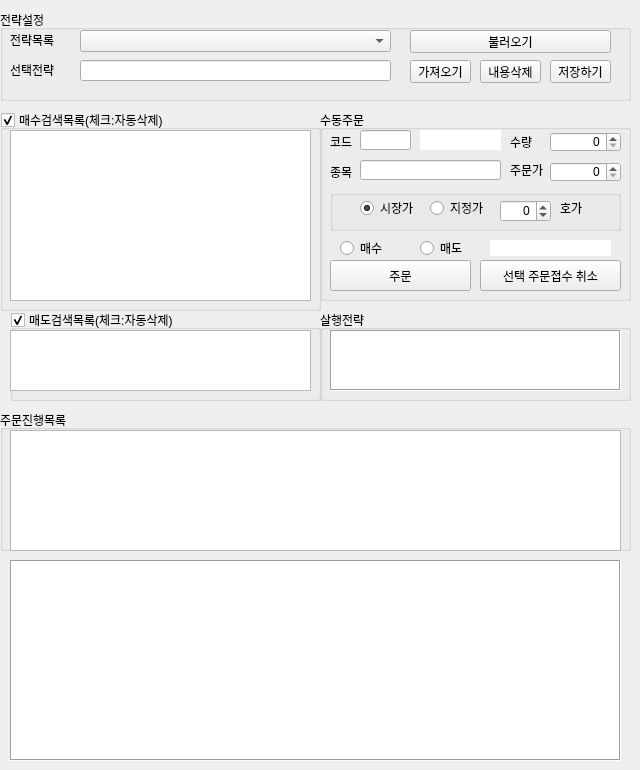
    <widget class="QWidget" name="tab_6">
     <attribute name="title">
      <string>전략설정</string>
     </attribute>
     <widget class="QGroupBox" name="gbxBuyCheck">
      <property name="geometry">
       <rect>
        <x>0</x>
        <y>110</y>
        <width>321</width>
        <height>201</height>
       </rect>
      </property>
      <property name="title">
       <string>매수검색목록(체크:자동삭제)</string>
      </property>
      <property name="checkable">
       <bool>true</bool>
      </property>
      <widget class="QTableWidget" name="tblConditionBuy">
       <property name="geometry">
        <rect>
         <x>10</x>
         <y>20</y>
         <width>301</width>
         <height>171</height>
        </rect>
       </property>
       <property name="sizeAdjustPolicy">
        <enum>QAbstractScrollArea::AdjustToContents</enum>
       </property>
       <property name="editTriggers">
        <set>QAbstractItemView::NoEditTriggers</set>
       </property>
       <property name="sortingEnabled">
        <bool>false</bool>
       </property>
      </widget>
     </widget>
     <widget class="QGroupBox" name="groupBox_18">
      <property name="geometry">
       <rect>
        <x>0</x>
        <y>410</y>
        <width>631</width>
        <height>141</height>
       </rect>
      </property>
      <property name="title">
       <string>주문진행목록</string>
      </property>
      <widget class="QTableWidget" name="tblReceiptList">
       <property name="geometry">
        <rect>
         <x>10</x>
         <y>20</y>
         <width>611</width>
         <height>121</height>
        </rect>
       </property>
       <property name="sizeAdjustPolicy">
        <enum>QAbstractScrollArea::AdjustToContents</enum>
       </property>
       <property name="editTriggers">
        <set>QAbstractItemView::NoEditTriggers</set>
       </property>
       <property name="sortingEnabled">
        <bool>false</bool>
       </property>
      </widget>
     </widget>
     <widget class="QGroupBox" name="groupBox_22">
      <property name="geometry">
       <rect>
        <x>0</x>
        <y>10</y>
        <width>631</width>
        <height>91</height>
       </rect>
      </property>
      <property name="title">
       <string>전략설정</string>
      </property>
      <widget class="QPushButton" name="btnTabLoadStrategy">
       <property name="geometry">
        <rect>
         <x>410</x>
         <y>20</y>
         <width>201</width>
         <height>23</height>
        </rect>
       </property>
       <property name="text">
        <string>불러오기</string>
       </property>
      </widget>
      <widget class="QComboBox" name="cbTabStrategy">
       <property name="geometry">
        <rect>
         <x>80</x>
         <y>20</y>
         <width>311</width>
         <height>22</height>
        </rect>
       </property>
      </widget>
      <widget class="QLabel" name="label_106">
       <property name="geometry">
        <rect>
         <x>10</x>
         <y>20</y>
         <width>51</width>
         <height>20</height>
        </rect>
       </property>
       <property name="text">
        <string>전략목록</string>
       </property>
       <property name="alignment">
        <set>Qt::AlignLeading|Qt::AlignLeft|Qt::AlignVCenter</set>
       </property>
      </widget>
      <widget class="QLineEdit" name="ledCurrStrategy">
       <property name="geometry">
        <rect>
         <x>80</x>
         <y>50</y>
         <width>311</width>
         <height>21</height>
        </rect>
       </property>
       <property name="styleSheet">
        <string notr="true">color:red</string>
       </property>
       <property name="text">
        <string/>
       </property>
       <property name="readOnly">
        <bool>true</bool>
       </property>
      </widget>
      <widget class="QLabel" name="label_107">
       <property name="geometry">
        <rect>
         <x>10</x>
         <y>50</y>
         <width>51</width>
         <height>20</height>
        </rect>
       </property>
       <property name="text">
        <string>선택전략</string>
       </property>
       <property name="alignment">
        <set>Qt::AlignLeading|Qt::AlignLeft|Qt::AlignVCenter</set>
       </property>
      </widget>
      <widget class="QPushButton" name="btnGetStrategy">
       <property name="geometry">
        <rect>
         <x>410</x>
         <y>50</y>
         <width>61</width>
         <height>23</height>
        </rect>
       </property>
       <property name="text">
        <string>가져오기</string>
       </property>
      </widget>
      <widget class="QPushButton" name="btnSaveStrategy">
       <property name="geometry">
        <rect>
         <x>550</x>
         <y>50</y>
         <width>61</width>
         <height>23</height>
        </rect>
       </property>
       <property name="text">
        <string>저장하기</string>
       </property>
      </widget>
      <widget class="QPushButton" name="btnClearStrategy">
       <property name="geometry">
        <rect>
         <x>480</x>
         <y>50</y>
         <width>61</width>
         <height>23</height>
        </rect>
       </property>
       <property name="text">
        <string>내용삭제</string>
       </property>
      </widget>
     </widget>
     <widget class="QGroupBox" name="gbxSellCheck">
      <property name="geometry">
       <rect>
        <x>10</x>
        <y>310</y>
        <width>311</width>
        <height>91</height>
       </rect>
      </property>
      <property name="title">
       <string>매도검색목록(체크:자동삭제)</string>
      </property>
      <property name="checkable">
       <bool>true</bool>
      </property>
      <widget class="QTableWidget" name="tblConditionSell">
       <property name="geometry">
        <rect>
         <x>0</x>
         <y>20</y>
         <width>301</width>
         <height>61</height>
        </rect>
       </property>
       <property name="sizeAdjustPolicy">
        <enum>QAbstractScrollArea::AdjustToContents</enum>
       </property>
       <property name="editTriggers">
        <set>QAbstractItemView::NoEditTriggers</set>
       </property>
       <property name="sortingEnabled">
        <bool>false</bool>
       </property>
      </widget>
     </widget>
     <widget class="QGroupBox" name="groupBox_19">
      <property name="geometry">
       <rect>
        <x>320</x>
        <y>110</y>
        <width>311</width>
        <height>191</height>
       </rect>
      </property>
      <property name="title">
       <string>수동주문</string>
      </property>
      <widget class="QLineEdit" name="leTrCode">
       <property name="geometry">
        <rect>
         <x>40</x>
         <y>20</y>
         <width>51</width>
         <height>20</height>
        </rect>
       </property>
      </widget>
      <widget class="QLineEdit" name="leTrName">
       <property name="geometry">
        <rect>
         <x>40</x>
         <y>50</y>
         <width>141</width>
         <height>20</height>
        </rect>
       </property>
       <property name="readOnly">
        <bool>true</bool>
       </property>
      </widget>
      <widget class="QRadioButton" name="rbTrBuy">
       <property name="geometry">
        <rect>
         <x>20</x>
         <y>130</y>
         <width>51</width>
         <height>16</height>
        </rect>
       </property>
       <property name="text">
        <string>매수</string>
       </property>
      </widget>
      <widget class="QRadioButton" name="rbTrSell">
       <property name="geometry">
        <rect>
         <x>100</x>
         <y>130</y>
         <width>51</width>
         <height>16</height>
        </rect>
       </property>
       <property name="text">
        <string>매도</string>
       </property>
       <property name="checked">
        <bool>false</bool>
       </property>
      </widget>
      <widget class="QPushButton" name="btnTrOrder">
       <property name="geometry">
        <rect>
         <x>10</x>
         <y>150</y>
         <width>141</width>
         <height>31</height>
        </rect>
       </property>
       <property name="text">
        <string>주문</string>
       </property>
      </widget>
      <widget class="QLabel" name="label_4">
       <property name="geometry">
        <rect>
         <x>10</x>
         <y>24</y>
         <width>31</width>
         <height>16</height>
        </rect>
       </property>
       <property name="text">
        <string>코드</string>
       </property>
      </widget>
      <widget class="QLabel" name="label_17">
       <property name="geometry">
        <rect>
         <x>10</x>
         <y>54</y>
         <width>31</width>
         <height>16</height>
        </rect>
       </property>
       <property name="text">
        <string>종목</string>
       </property>
      </widget>
      <widget class="QSpinBox" name="spbTrPrice">
       <property name="geometry">
        <rect>
         <x>230</x>
         <y>52</y>
         <width>71</width>
         <height>20</height>
        </rect>
       </property>
       <property name="alignment">
        <set>Qt::AlignRight|Qt::AlignTrailing|Qt::AlignVCenter</set>
       </property>
       <property name="maximum">
        <number>9999999</number>
       </property>
       <property name="singleStep">
        <number>5000</number>
       </property>
      </widget>
      <widget class="QLabel" name="label_25">
       <property name="geometry">
        <rect>
         <x>190</x>
         <y>52</y>
         <width>41</width>
         <height>16</height>
        </rect>
       </property>
       <property name="text">
        <string>주문가</string>
       </property>
      </widget>
      <widget class="QGroupBox" name="groupBox_23">
       <property name="enabled">
        <bool>true</bool>
       </property>
       <property name="geometry">
        <rect>
         <x>10</x>
         <y>80</y>
         <width>291</width>
         <height>41</height>
        </rect>
       </property>
       <property name="title">
        <string/>
       </property>
       <property name="flat">
        <bool>false</bool>
       </property>
       <property name="checkable">
        <bool>false</bool>
       </property>
       <widget class="QRadioButton" name="rbTrLimit">
        <property name="geometry">
         <rect>
          <x>100</x>
          <y>10</y>
          <width>61</width>
          <height>16</height>
         </rect>
        </property>
        <property name="text">
         <string>지정가</string>
        </property>
       </widget>
       <widget class="QRadioButton" name="rbTrMarket">
        <property name="geometry">
         <rect>
          <x>30</x>
          <y>10</y>
          <width>61</width>
          <height>16</height>
         </rect>
        </property>
        <property name="text">
         <string>시장가</string>
        </property>
        <property name="checked">
         <bool>true</bool>
        </property>
       </widget>
       <widget class="QLabel" name="label_36">
        <property name="geometry">
         <rect>
          <x>230</x>
          <y>10</y>
          <width>31</width>
          <height>16</height>
         </rect>
        </property>
        <property name="text">
         <string>호가</string>
        </property>
       </widget>
       <widget class="QSpinBox" name="spbTrHoga">
        <property name="geometry">
         <rect>
          <x>170</x>
          <y>10</y>
          <width>51</width>
          <height>22</height>
         </rect>
        </property>
        <property name="alignment">
         <set>Qt::AlignRight|Qt::AlignTrailing|Qt::AlignVCenter</set>
        </property>
        <property name="showGroupSeparator" stdset="0">
         <bool>true</bool>
        </property>
        <property name="minimum">
         <number>-15</number>
        </property>
        <property name="maximum">
         <number>15</number>
        </property>
        <property name="singleStep">
         <number>1</number>
        </property>
       </widget>
      </widget>
      <widget class="QPushButton" name="btnTrCancel">
       <property name="geometry">
        <rect>
         <x>160</x>
         <y>150</y>
         <width>141</width>
         <height>31</height>
        </rect>
       </property>
       <property name="text">
        <string>선택 주문접수 취소</string>
       </property>
      </widget>
      <widget class="QLineEdit" name="leTrStrategy">
       <property name="geometry">
        <rect>
         <x>100</x>
         <y>20</y>
         <width>81</width>
         <height>20</height>
        </rect>
       </property>
       <property name="frame">
        <bool>false</bool>
       </property>
       <property name="alignment">
        <set>Qt::AlignCenter</set>
       </property>
       <property name="readOnly">
        <bool>true</bool>
       </property>
      </widget>
      <widget class="QLineEdit" name="leTrCancelKey">
       <property name="geometry">
        <rect>
         <x>170</x>
         <y>130</y>
         <width>121</width>
         <height>16</height>
        </rect>
       </property>
       <property name="frame">
        <bool>false</bool>
       </property>
       <property name="alignment">
        <set>Qt::AlignCenter</set>
       </property>
       <property name="readOnly">
        <bool>true</bool>
       </property>
      </widget>
      <widget class="QLabel" name="label_6">
       <property name="geometry">
        <rect>
         <x>190</x>
         <y>24</y>
         <width>31</width>
         <height>16</height>
        </rect>
       </property>
       <property name="text">
        <string>수량</string>
       </property>
      </widget>
      <widget class="QSpinBox" name="spbTrQty">
       <property name="geometry">
        <rect>
         <x>230</x>
         <y>22</y>
         <width>71</width>
         <height>20</height>
        </rect>
       </property>
       <property name="alignment">
        <set>Qt::AlignRight|Qt::AlignTrailing|Qt::AlignVCenter</set>
       </property>
       <property name="maximum">
        <number>9999</number>
       </property>
      </widget>
     </widget>
     <widget class="QGroupBox" name="groupBox_2">
      <property name="geometry">
       <rect>
        <x>320</x>
        <y>310</y>
        <width>311</width>
        <height>91</height>
       </rect>
      </property>
      <property name="title">
       <string>살행전략</string>
      </property>
      <widget class="QTextEdit" name="txtCondition">
       <property name="geometry">
        <rect>
         <x>10</x>
         <y>20</y>
         <width>291</width>
         <height>61</height>
        </rect>
       </property>
       <property name="font">
        <font>
         <family>맑은 고딕</family>
        </font>
       </property>
       <property name="frameShape">
        <enum>QFrame::Box</enum>
       </property>
       <property name="lineWrapMode">
        <enum>QTextEdit::NoWrap</enum>
       </property>
       <property name="readOnly">
        <bool>true</bool>
       </property>
      </widget>
     </widget>
     <widget class="QTextEdit" name="txtScriptMsg">
      <property name="geometry">
       <rect>
        <x>10</x>
        <y>560</y>
        <width>611</width>
        <height>201</height>
       </rect>
      </property>
      <property name="font">
       <font>
        <family>맑은 고딕</family>
       </font>
      </property>
      <property name="frameShape">
       <enum>QFrame::Box</enum>
      </property>
      <property name="lineWrapMode">
       <enum>QTextEdit::NoWrap</enum>
      </property>
      <property name="readOnly">
       <bool>true</bool>
      </property>
     </widget>
    </widget>
